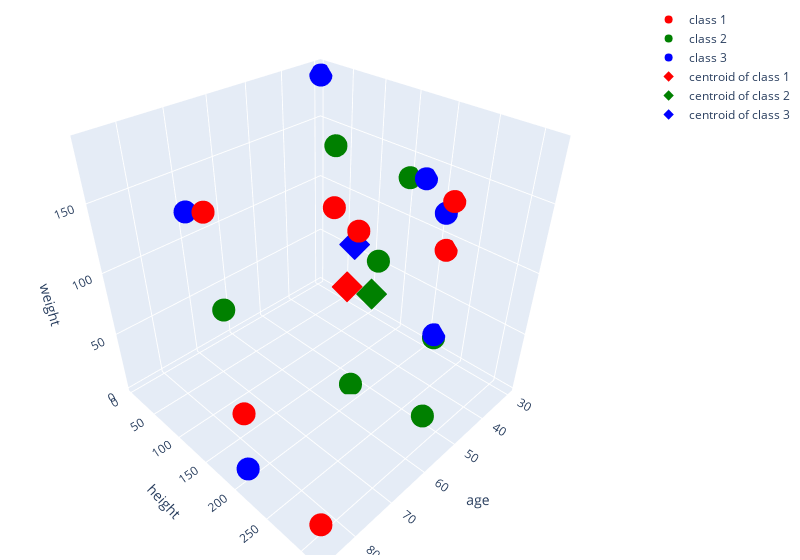

Source (notebook cell):
### Code cell
import plotly.graph_objects as go

def plot_clusturs(image_name='k_means.png'):
    fig = go.Figure(data=[])
    for i in range(k):
        datai = data[data['nearest'] == i]
        fig.add_trace(go.Scatter3d(x=datai['age'], y=datai['height'], z=datai['weight'], mode='markers', marker=dict(color=datai['color']), name = 'class ' + str(i+1)))

    fig.update_layout(scene=dict(
                        xaxis_title='age',
                        yaxis_title='height',
                        zaxis_title='weight'),
                        width=800,
                        margin=dict(r=10, b=5, l=5, t=5))

    fig.add_trace(go.Scatter3d(x=[centroids[0][0]], y=[centroids[0][1]], z=[centroids[0][2]], mode='markers', marker=dict(color='red', symbol='diamond'), name = 'centroid of class 1'))
    fig.add_trace(go.Scatter3d(x=[centroids[1][0]], y=[centroids[1][1]], z=[centroids[1][2]], mode='markers', marker=dict(color='green', symbol='diamond'), name = 'centroid of class 2'))
    fig.add_trace(go.Scatter3d(x=[centroids[2][0]], y=[centroids[2][1]], z=[centroids[2][2]], mode='markers', marker=dict(color='blue', symbol='diamond'), name = 'centroid of class 3'))

    fig.write_image(image_name)
    
    fig.show()

    return image_name

png = plot_clusturs('first_iteration.png')
from IPython.display import Image
Image(png)

### Figure 1 — Plotly figure (JSON) as saved in the notebook; plotly's stock layout.template omitted (floating-point values rounded to 4 significant figures)
{"data": [{"marker": {"color": ["red", "red", "red", "red", "red", "red", "red"]}, "mode": "markers", "name": "class 1", "type": "scatter3d", "x": [87, 53.65, 87, 29.94, 29.94, 53.65, 87], "y": [316, 154, 185, 216, 213, 189, 214], "z": [26, 140, 187, 129, 90, 132, 66]}, {"marker": {"color": ["green", "green", "green", "green", "green", "green", "green"]}, "mode": "markers", "name": "class 2", "type": "scatter3d", "x": [53.65, 29.94, 87, 53.65, 53.65, 53.65, 29.94], "y": [185, 152, 199, 217, 292, 155, 211], "z": [3, 133, 134, 118, 18, 181, 10]}, {"marker": {"color": ["blue", "blue", "blue", "blue", "blue", "blue"]}, "mode": "markers", "name": "class 3", "type": "scatter3d", "x": [29.94, 29.94, 29.94, 87, 29.94, 87], "y": [5, 207, 211, 212, 175, 159], "z": [184, 118, 13, 18, 137, 181]}, {"marker": {"color": "red", "symbol": "diamond"}, "mode": "markers", "name": "centroid of class 1", "type": "scatter3d", "x": [61.17], "y": [212.4], "z": [110]}, {"marker": {"color": "green", "symbol": "diamond"}, "mode": "markers", "name": "centroid of class 2", "type": "scatter3d", "x": [51.64], "y": [201.6], "z": [85.29]}, {"marker": {"color": "blue", "symbol": "diamond"}, "mode": "markers", "name": "centroid of class 3", "type": "scatter3d", "x": [48.96], "y": [161.5], "z": [108.5]}], "layout": {"margin": {"b": 5, "l": 5, "r": 10, "t": 5}, "scene": {"xaxis": {"title": {"text": "age"}}, "yaxis": {"title": {"text": "height"}}, "zaxis": {"title": {"text": "weight"}}}, "width": 800}}
